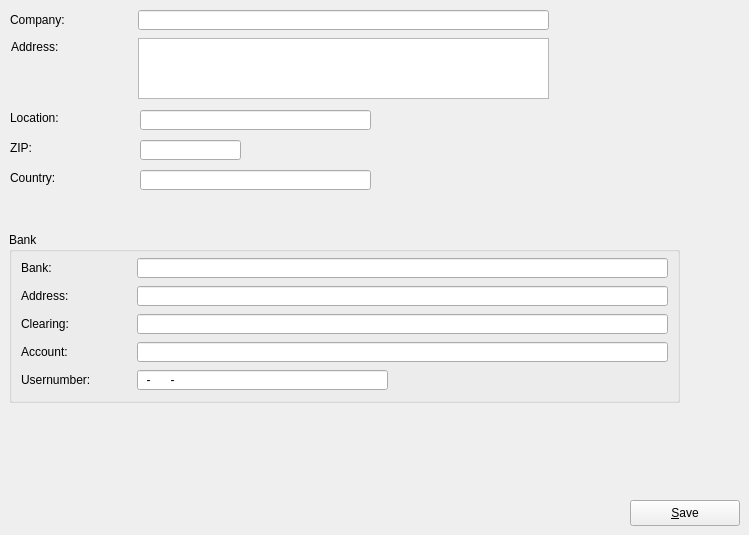
     <widget class="QWidget" name="tab_5" >
      <attribute name="title" >
       <string>&amp;Own data</string>
      </attribute>
      <widget class="QGroupBox" name="groupBox_12" >
       <property name="geometry" >
        <rect>
         <x>9</x>
         <y>232</y>
         <width>671</width>
         <height>171</height>
        </rect>
       </property>
       <property name="title" >
        <string>Bank</string>
       </property>
       <widget class="QLabel" name="label_73" >
        <property name="geometry" >
         <rect>
          <x>12</x>
          <y>138</y>
          <width>110</width>
          <height>20</height>
         </rect>
        </property>
        <property name="minimumSize" >
         <size>
          <width>110</width>
          <height>0</height>
         </size>
        </property>
        <property name="maximumSize" >
         <size>
          <width>110</width>
          <height>16777215</height>
         </size>
        </property>
        <property name="text" >
         <string>Usernumber:</string>
        </property>
       </widget>
       <widget class="QLabel" name="label_72" >
        <property name="geometry" >
         <rect>
          <x>12</x>
          <y>110</y>
          <width>110</width>
          <height>20</height>
         </rect>
        </property>
        <property name="minimumSize" >
         <size>
          <width>110</width>
          <height>0</height>
         </size>
        </property>
        <property name="maximumSize" >
         <size>
          <width>110</width>
          <height>16777215</height>
         </size>
        </property>
        <property name="text" >
         <string>Account:</string>
        </property>
       </widget>
       <widget class="QLineEdit" name="txt_bank_accountnr" >
        <property name="geometry" >
         <rect>
          <x>128</x>
          <y>110</y>
          <width>531</width>
          <height>20</height>
         </rect>
        </property>
       </widget>
       <widget class="QLabel" name="label_71" >
        <property name="geometry" >
         <rect>
          <x>12</x>
          <y>82</y>
          <width>110</width>
          <height>20</height>
         </rect>
        </property>
        <property name="minimumSize" >
         <size>
          <width>110</width>
          <height>0</height>
         </size>
        </property>
        <property name="maximumSize" >
         <size>
          <width>110</width>
          <height>16777215</height>
         </size>
        </property>
        <property name="text" >
         <string>Clearing:</string>
        </property>
       </widget>
       <widget class="QLineEdit" name="txt_bank_clearing" >
        <property name="geometry" >
         <rect>
          <x>128</x>
          <y>82</y>
          <width>531</width>
          <height>20</height>
         </rect>
        </property>
       </widget>
       <widget class="QLabel" name="label_70" >
        <property name="geometry" >
         <rect>
          <x>12</x>
          <y>54</y>
          <width>110</width>
          <height>20</height>
         </rect>
        </property>
        <property name="minimumSize" >
         <size>
          <width>110</width>
          <height>0</height>
         </size>
        </property>
        <property name="maximumSize" >
         <size>
          <width>110</width>
          <height>16777215</height>
         </size>
        </property>
        <property name="text" >
         <string>Address:</string>
        </property>
       </widget>
       <widget class="QLineEdit" name="txt_bank_addr" >
        <property name="geometry" >
         <rect>
          <x>128</x>
          <y>54</y>
          <width>531</width>
          <height>20</height>
         </rect>
        </property>
       </widget>
       <widget class="QLabel" name="label_69" >
        <property name="geometry" >
         <rect>
          <x>12</x>
          <y>26</y>
          <width>110</width>
          <height>20</height>
         </rect>
        </property>
        <property name="minimumSize" >
         <size>
          <width>110</width>
          <height>0</height>
         </size>
        </property>
        <property name="maximumSize" >
         <size>
          <width>110</width>
          <height>16777215</height>
         </size>
        </property>
        <property name="text" >
         <string>Bank:</string>
        </property>
       </widget>
       <widget class="QLineEdit" name="txt_bank_name" >
        <property name="geometry" >
         <rect>
          <x>128</x>
          <y>26</y>
          <width>531</width>
          <height>20</height>
         </rect>
        </property>
       </widget>
       <widget class="QLineEdit" name="txt_bank_usrnr" >
        <property name="geometry" >
         <rect>
          <x>128</x>
          <y>138</y>
          <width>251</width>
          <height>20</height>
         </rect>
        </property>
        <property name="inputMask" >
         <string>00-000000-0; </string>
        </property>
       </widget>
      </widget>
      <widget class="QLabel" name="label_68" >
       <property name="geometry" >
        <rect>
         <x>11</x>
         <y>39</y>
         <width>110</width>
         <height>16</height>
        </rect>
       </property>
       <property name="minimumSize" >
        <size>
         <width>110</width>
         <height>0</height>
        </size>
       </property>
       <property name="maximumSize" >
        <size>
         <width>110</width>
         <height>16777215</height>
        </size>
       </property>
       <property name="text" >
        <string>Address:</string>
       </property>
      </widget>
      <widget class="QPushButton" name="btnowndata" >
       <property name="geometry" >
        <rect>
         <x>630</x>
         <y>500</y>
         <width>110</width>
         <height>26</height>
        </rect>
       </property>
       <property name="minimumSize" >
        <size>
         <width>110</width>
         <height>26</height>
        </size>
       </property>
       <property name="maximumSize" >
        <size>
         <width>110</width>
         <height>26</height>
        </size>
       </property>
       <property name="text" >
        <string>&amp;Save</string>
       </property>
       <property name="icon" >
        <iconset resource="../resources/images/first4.qrc" >:/filesave.png</iconset>
       </property>
      </widget>
      <widget class="QLabel" name="label_67" >
       <property name="geometry" >
        <rect>
         <x>10</x>
         <y>10</y>
         <width>110</width>
         <height>20</height>
        </rect>
       </property>
       <property name="minimumSize" >
        <size>
         <width>110</width>
         <height>0</height>
        </size>
       </property>
       <property name="maximumSize" >
        <size>
         <width>110</width>
         <height>16777215</height>
        </size>
       </property>
       <property name="text" >
        <string>Company:</string>
       </property>
      </widget>
      <widget class="QTextEdit" name="txtaddress" >
       <property name="geometry" >
        <rect>
         <x>138</x>
         <y>38</y>
         <width>411</width>
         <height>61</height>
        </rect>
       </property>
      </widget>
      <widget class="QLineEdit" name="txtcompany" >
       <property name="geometry" >
        <rect>
         <x>138</x>
         <y>10</y>
         <width>411</width>
         <height>20</height>
        </rect>
       </property>
      </widget>
      <widget class="QLabel" name="label_95" >
       <property name="geometry" >
        <rect>
         <x>10</x>
         <y>110</y>
         <width>110</width>
         <height>16</height>
        </rect>
       </property>
       <property name="minimumSize" >
        <size>
         <width>110</width>
         <height>0</height>
        </size>
       </property>
       <property name="maximumSize" >
        <size>
         <width>110</width>
         <height>16777215</height>
        </size>
       </property>
       <property name="text" >
        <string>Location:</string>
       </property>
      </widget>
      <widget class="QLabel" name="label_96" >
       <property name="geometry" >
        <rect>
         <x>10</x>
         <y>140</y>
         <width>110</width>
         <height>16</height>
        </rect>
       </property>
       <property name="minimumSize" >
        <size>
         <width>110</width>
         <height>0</height>
        </size>
       </property>
       <property name="maximumSize" >
        <size>
         <width>110</width>
         <height>16777215</height>
        </size>
       </property>
       <property name="text" >
        <string>ZIP:</string>
       </property>
      </widget>
      <widget class="QLabel" name="label_97" >
       <property name="geometry" >
        <rect>
         <x>10</x>
         <y>170</y>
         <width>110</width>
         <height>16</height>
        </rect>
       </property>
       <property name="minimumSize" >
        <size>
         <width>110</width>
         <height>0</height>
        </size>
       </property>
       <property name="maximumSize" >
        <size>
         <width>110</width>
         <height>16777215</height>
        </size>
       </property>
       <property name="text" >
        <string>Country:</string>
       </property>
      </widget>
      <widget class="QLineEdit" name="txtlocation" >
       <property name="geometry" >
        <rect>
         <x>140</x>
         <y>110</y>
         <width>231</width>
         <height>20</height>
        </rect>
       </property>
      </widget>
      <widget class="QLineEdit" name="txtzip" >
       <property name="geometry" >
        <rect>
         <x>140</x>
         <y>140</y>
         <width>101</width>
         <height>20</height>
        </rect>
       </property>
      </widget>
      <widget class="QLineEdit" name="txtcountry" >
       <property name="geometry" >
        <rect>
         <x>140</x>
         <y>170</y>
         <width>231</width>
         <height>20</height>
        </rect>
       </property>
      </widget>
     </widget>
